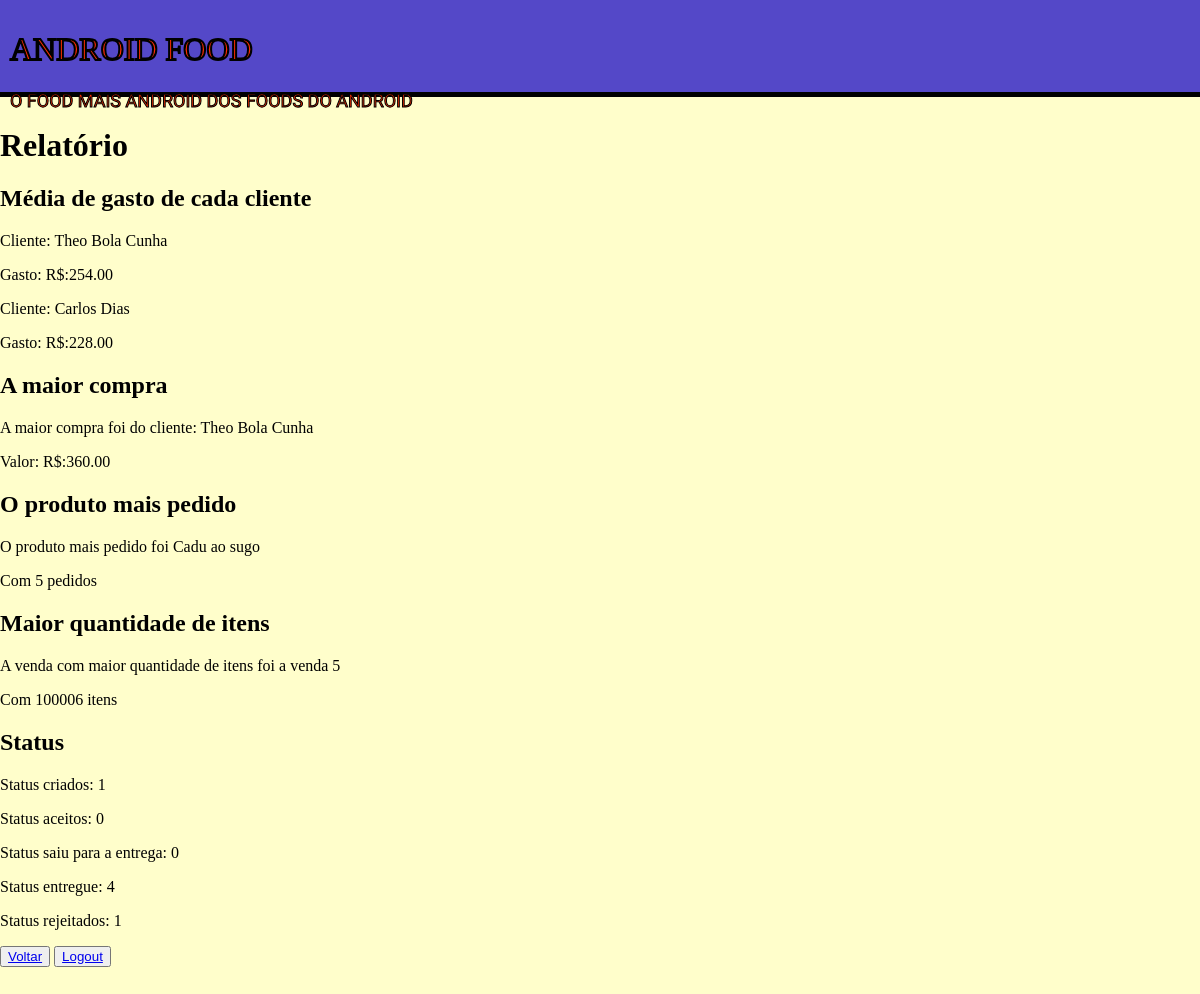
/restaurante/relatorio (signed in), run on an earlier commit of the app's database.
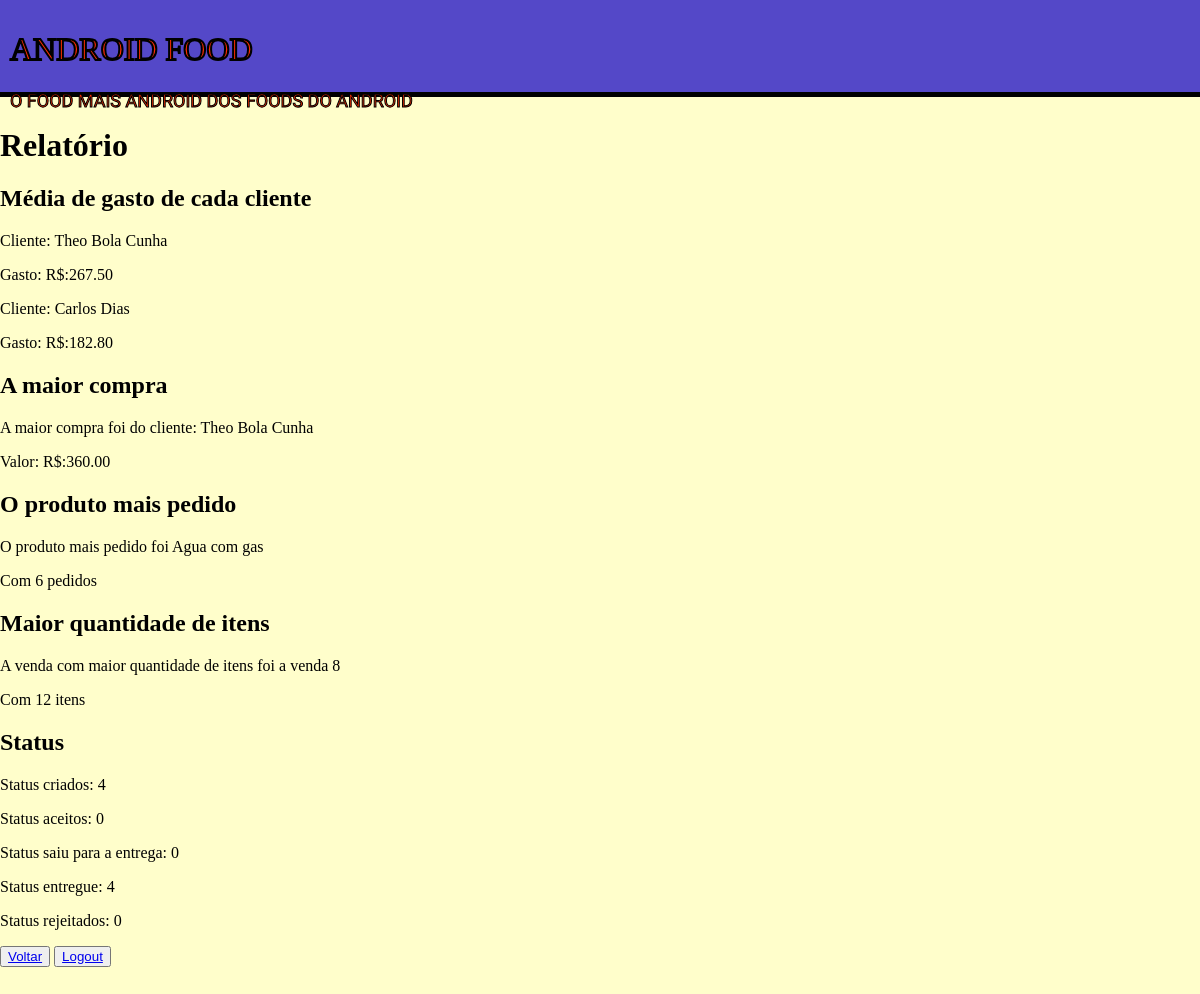
And on a later commit of the database.
### tables this page shows
CREATE TABLE usuario(
                            pk_usuario INTEGER PRIMARY KEY NOT NULL,
                            nome_usuario VARCHAR(200) NOT NULL,
                            email_usuario VARCHAR(200) NOT NULL,
                            senha_usuario VARCHAR(100) NOT NULL,
                            criacao DATE DEFAULT (datetime('now', 'localtime')),
                            ultima_atualizacao DATE DEFAULT (datetime('now', 'localtime'))
                            , admin BOOLEAN DEFAULT 0 NOT NULL);

CREATE TABLE produto (
                            pk_produto INTEGER PRIMARY KEY,
                            nome_produto VARCHAR(100) NOT NULL,
                            preco NUMERIC CHECK (preco > 0) NOT NULL,
                            pk_restaurante INTEGER REFERENCES restaurante NOT NULL
                            );

### main.py (the view)
@app.route("/restaurante/relatorio", methods=['GET','POST'])
def relatorio():
    if session.get('login') == None or session['login'] == False:
        session['login'] = False
        return index()
    consultas = database.relatorio(session["pk"])
    return render_template("relatorio.jinja",consultas = consultas)

### database/database.py (called while the page is built)
    def consulta_media_gasto(self,pk): # Consulta a média do valor que cada usuario gasta no restaurante
        sql = '''SELECT AVG(valor),u.nome_usuario FROM venda v
                INNER JOIN usuario u ON u.pk_usuario = v.pk_usuario
                WHERE pk_restaurante = ? GROUP BY v.pk_usuario;'''
        result = self.conexao.execute(sql,(pk,))
        result = result.fetchall()
        if not result:
            return False
        else:
            return result

    def consulta_maior_compra(self,pk): # Consulta o nome do usuario que fez a maior compra(valor) e o valor de um restaurante específico
        sql = '''SELECT u.nome_usuario,MAX(valor) FROM venda v
                INNER JOIN usuario u ON u.pk_usuario = v.pk_usuario
                WHERE pk_restaurante = ?;'''
        result = self.conexao.execute(sql,(pk,))
        result = result.fetchone()
        if not result:
            return False
        else:
            return result

### main.py (called while the page is built)
@app.template_filter() # Função para formatar dinheiro
def formatoDinheiro(valor):
    return f"{float(valor):.2f}"

### templates/relatorio.jinja (shortened to what this page needs)
<!DOCTYPE html>
<html lang="pt-BR">
  <head>
    <link rel="stylesheet" href="{{ url_for('static',filename='styles/relatorio.css') }}">
  </head>
  <body>
    <header class="header">
      <h1>ANDROID FOOD</h1>
      <p>O FOOD MAIS ANDROID DOS FOODS DO ANDROID</p>
    </header>
    <h1>Relatório</h1>
    <div class="media-gasto">
      <h2>Média de gasto de cada cliente</h2>
      {% for usuario in consultas["media_gasto"]%}
      <div class="media-gasto-individual">
        <p>Cliente: {{ usuario[1] }}</p>
        <p>Gasto: R$:{{ usuario[0] | formatoDinheiro }}</p>
      </div>
      {% endfor %}
    </div>
    <div class="maior-compra">
      <h2>A maior compra</h2>
      <p>A maior compra foi do cliente: {{ consultas["maior_compra"][0] }}</p>
      <p>Valor: R$:{{ consultas["maior_compra"][1] | formatoDinheiro }}</p>
    </div>
    <div class="mais-pedido">
      <h2>O produto mais pedido</h2>
      <p>O produto mais pedido foi {{ consultas["mais_pedido"][0] }}</p>
      <p>Com {{ consultas["mais_pedido"][1] }} pedidos</p>
    </div>
    <div class="maior-quantidade">
      <h2>Maior quantidade de itens</h2>
      <p>A venda com maior quantidade de itens foi a venda {{ consultas["maior_quantidade"][0] }}</p>
      <p>Com {{ consultas["maior_quantidade"][1] }} itens</p>
    </div>
    <div class="status">
      <h2>Status</h2>
      <p>Status criados: {{consultas["criado"]}}</p>
      <p>Status aceitos: {{consultas["aceito"]}}</p>
      <p>Status saiu para a entrega: {{consultas["saiu_entrega"]}}</p>
      <p>Status entregue: {{consultas["entregue"]}}</p>
      <p>Status rejeitados: {{consultas["rejeitado"]}}</p>
    </div>
    <button><a href="{{ url_for('restaurante') }}">Voltar</a></button>
    <button><a href="{{ url_for('logout') }}">Logout</a></button>
  </body>
</html>

What changed in the data, as far as the page shows it:
no longer on this page (row unchanged): produto: nome_produto "Cadu ao sugo"
changed usuario "Theo Bola Cunha": usuario "254.00" → "267.50"
changed usuario "Carlos Dias": usuario "228.00" → "182.80"
now on this page (row unchanged): produto: nome_produto "Agua com gas"
Also different on the page:
{{ consultas["mais_pedido"][1] }}: "5" → "6"
{{ consultas["maior_quantidade"][0] }}: "5" → "8"
{{ consultas["maior_quantidade"][1] }}: "100006" → "12"
{{ consultas["criado"] }}: "1" → "4"
{{ consultas["rejeitado"] }}: "1" → "0"
